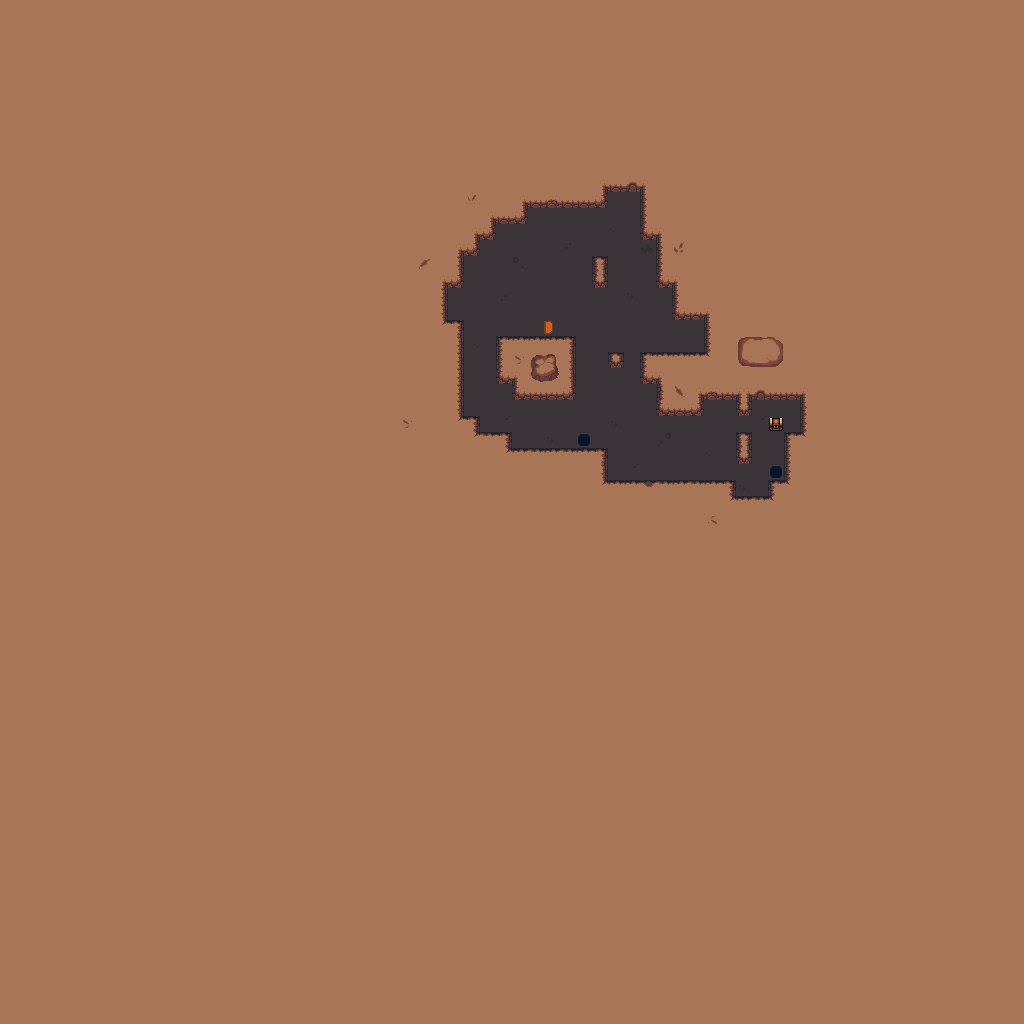

This game map was drawn from its Tiled (.tmx) file and the tilesets committed beside it. A one-line description and the trimmed map source follow:
An orthogonal 64x64 tile map with 16x16 px tiles, 3 tile layers (Art_Background, Art_Gameplay, Art_top), 1 hidden layer not drawn, 3 tilesets and 1 object (spawn).

<map version="1.2" tiledversion="1.2.4" orientation="orthogonal" renderorder="right-down" width="64" height="64" tilewidth="16" tileheight="16" infinite="0" backgroundcolor="#83573f" nextlayerid="9" nextobjectid="2">
 <tileset firstgid="1" source="../../tileset/GameplayTileset.tsx" />
 <tileset firstgid="65" source="../../tileset/GameplayImages.tsx" />
 <tileset firstgid="337" source="../../tileset/SlimeCave.tsx" />
 <layer id="4" name="Art_Background" width="64" height="64">
  <data>[4096 cells, 2 non-empty, 1 distinct tile ids]</data>
 </layer>
 <layer id="6" name="Art_Gameplay" width="64" height="64">
  <data>[4096 cells, 4096 non-empty, 34 distinct tile ids]</data>
 </layer>
 <layer id="8" name="Art_top" width="64" height="64">
  <data>[4096 cells, 19 non-empty, 15 distinct tile ids]</data>
 </layer>
 <layer id="5" name="Gameplay" width="64" height="64" visible="0">
  <data>[4096 cells, 122 non-empty, 6 distinct tile ids]</data>
 </layer>
 <objectgroup id="2" name="Properties" visible="0">
  <object id="1" name="spawn" x="688" y="320" width="16" height="16" />
 </objectgroup>
</map>
